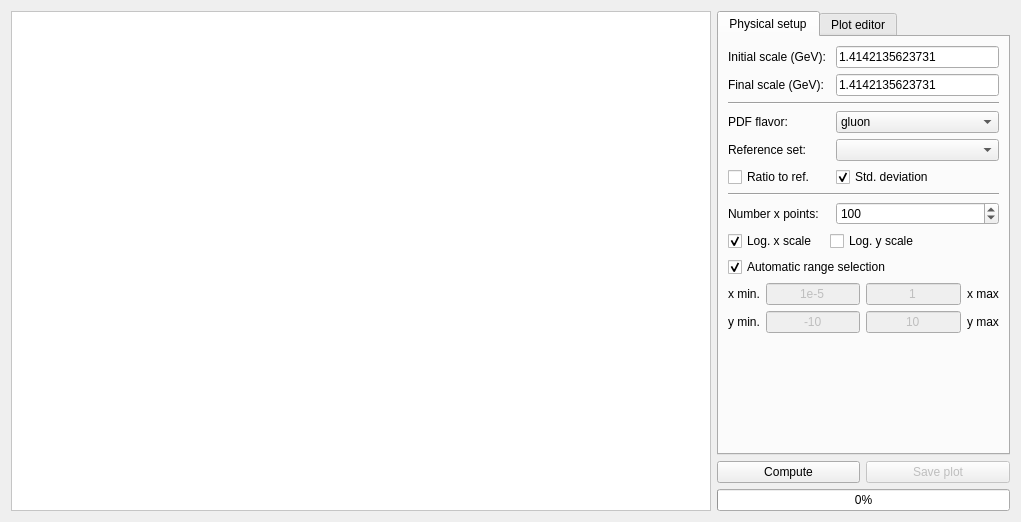
<?xml version="1.0" encoding="UTF-8"?>
<ui version="4.0">
 <class>PlotComparison</class>
 <widget class="QWidget" name="PlotComparison">
  <property name="geometry">
   <rect>
    <x>0</x>
    <y>0</y>
    <width>1021</width>
    <height>518</height>
   </rect>
  </property>
  <property name="windowTitle">
   <string>PDF Comparison</string>
  </property>
  <property name="windowIcon">
   <iconset resource="../resources/resource.qrc">
    <normaloff>:/icons/logo.png</normaloff>:/icons/logo.png</iconset>
  </property>
  <layout class="QGridLayout" name="gridLayout">
   <item row="0" column="0" rowspan="3">
    <widget class="QGraphicsView" name="graphicsView">
     <property name="minimumSize">
      <size>
       <width>700</width>
       <height>500</height>
      </size>
     </property>
     <property name="styleSheet">
      <string notr="true">background-image: url(:/images/splash.png);
background-repeat: no;
background-position: center;
background-color: rgb(255, 255, 255);</string>
     </property>
    </widget>
   </item>
   <item row="0" column="1" colspan="2">
    <widget class="QTabWidget" name="tabWidget">
     <property name="currentIndex">
      <number>0</number>
     </property>
     <widget class="QWidget" name="tab">
      <attribute name="title">
       <string>Physical setup</string>
      </attribute>
      <layout class="QGridLayout" name="gridLayout_3">
       <item row="0" column="0" colspan="2">
        <widget class="QLabel" name="label">
         <property name="text">
          <string>Initial scale (GeV):</string>
         </property>
        </widget>
       </item>
       <item row="0" column="2">
        <widget class="QLineEdit" name="Qi">
         <property name="text">
          <string>1.4142135623731</string>
         </property>
        </widget>
       </item>
       <item row="1" column="0">
        <widget class="QLabel" name="label_2">
         <property name="text">
          <string>Final scale (GeV):</string>
         </property>
        </widget>
       </item>
       <item row="1" column="2">
        <widget class="QLineEdit" name="Qf">
         <property name="text">
          <string>1.4142135623731</string>
         </property>
        </widget>
       </item>
       <item row="2" column="0" colspan="3">
        <widget class="Line" name="line">
         <property name="orientation">
          <enum>Qt::Horizontal</enum>
         </property>
        </widget>
       </item>
       <item row="3" column="0">
        <widget class="QLabel" name="label_3">
         <property name="text">
          <string>PDF flavor:</string>
         </property>
        </widget>
       </item>
       <item row="3" column="2">
        <widget class="QComboBox" name="PDFflavor">
         <property name="currentIndex">
          <number>6</number>
         </property>
         <item>
          <property name="text">
           <string>tbar</string>
          </property>
         </item>
         <item>
          <property name="text">
           <string>bbar</string>
          </property>
         </item>
         <item>
          <property name="text">
           <string>cbar</string>
          </property>
         </item>
         <item>
          <property name="text">
           <string>sbar</string>
          </property>
         </item>
         <item>
          <property name="text">
           <string>ubar</string>
          </property>
         </item>
         <item>
          <property name="text">
           <string>dbar</string>
          </property>
         </item>
         <item>
          <property name="text">
           <string>gluon</string>
          </property>
         </item>
         <item>
          <property name="text">
           <string>d</string>
          </property>
         </item>
         <item>
          <property name="text">
           <string>u</string>
          </property>
         </item>
         <item>
          <property name="text">
           <string>s</string>
          </property>
         </item>
         <item>
          <property name="text">
           <string>c</string>
          </property>
         </item>
         <item>
          <property name="text">
           <string>b</string>
          </property>
         </item>
         <item>
          <property name="text">
           <string>t</string>
          </property>
         </item>
         <item>
          <property name="text">
           <string>photon</string>
          </property>
         </item>
         <item>
          <property name="text">
           <string>Sigma</string>
          </property>
         </item>
         <item>
          <property name="text">
           <string>V</string>
          </property>
         </item>
         <item>
          <property name="text">
           <string>V3</string>
          </property>
         </item>
         <item>
          <property name="text">
           <string>V8</string>
          </property>
         </item>
         <item>
          <property name="text">
           <string>V15</string>
          </property>
         </item>
         <item>
          <property name="text">
           <string>V24</string>
          </property>
         </item>
         <item>
          <property name="text">
           <string>V35</string>
          </property>
         </item>
         <item>
          <property name="text">
           <string>T3</string>
          </property>
         </item>
         <item>
          <property name="text">
           <string>T8</string>
          </property>
         </item>
         <item>
          <property name="text">
           <string>T15</string>
          </property>
         </item>
         <item>
          <property name="text">
           <string>T24</string>
          </property>
         </item>
         <item>
          <property name="text">
           <string>T35</string>
          </property>
         </item>
         <item>
          <property name="text">
           <string>DeltaS</string>
          </property>
         </item>
         <item>
          <property name="text">
           <string>u+</string>
          </property>
         </item>
         <item>
          <property name="text">
           <string>u-</string>
          </property>
         </item>
         <item>
          <property name="text">
           <string>d+</string>
          </property>
         </item>
         <item>
          <property name="text">
           <string>d-</string>
          </property>
         </item>
         <item>
          <property name="text">
           <string>s+</string>
          </property>
         </item>
         <item>
          <property name="text">
           <string>s-</string>
          </property>
         </item>
         <item>
          <property name="text">
           <string>c+</string>
          </property>
         </item>
         <item>
          <property name="text">
           <string>c-</string>
          </property>
         </item>
         <item>
          <property name="text">
           <string>b+</string>
          </property>
         </item>
         <item>
          <property name="text">
           <string>b-</string>
          </property>
         </item>
         <item>
          <property name="text">
           <string>t+</string>
          </property>
         </item>
         <item>
          <property name="text">
           <string>t-</string>
          </property>
         </item>
        </widget>
       </item>
       <item row="7" column="0" colspan="3">
        <widget class="Line" name="line_2">
         <property name="orientation">
          <enum>Qt::Horizontal</enum>
         </property>
        </widget>
       </item>
       <item row="8" column="0" colspan="2">
        <widget class="QLabel" name="label_9">
         <property name="text">
          <string>Number x points:</string>
         </property>
        </widget>
       </item>
       <item row="8" column="2">
        <widget class="QSpinBox" name="xpoints">
         <property name="minimum">
          <number>10</number>
         </property>
         <property name="maximum">
          <number>1000000000</number>
         </property>
         <property name="value">
          <number>100</number>
         </property>
        </widget>
       </item>
       <item row="10" column="0" colspan="3">
        <widget class="QCheckBox" name="automaticrange">
         <property name="layoutDirection">
          <enum>Qt::LeftToRight</enum>
         </property>
         <property name="text">
          <string>Automatic range selection</string>
         </property>
         <property name="checked">
          <bool>true</bool>
         </property>
        </widget>
       </item>
       <item row="11" column="0" colspan="3">
        <layout class="QGridLayout" name="gridLayout_2">
         <item row="0" column="0">
          <widget class="QLabel" name="label_5">
           <property name="text">
            <string>x min.</string>
           </property>
          </widget>
         </item>
         <item row="0" column="1">
          <widget class="QLineEdit" name="xmin">
           <property name="enabled">
            <bool>false</bool>
           </property>
           <property name="text">
            <string>1e-5</string>
           </property>
           <property name="alignment">
            <set>Qt::AlignCenter</set>
           </property>
          </widget>
         </item>
         <item row="0" column="2">
          <widget class="QLineEdit" name="xmax">
           <property name="enabled">
            <bool>false</bool>
           </property>
           <property name="text">
            <string>1</string>
           </property>
           <property name="alignment">
            <set>Qt::AlignCenter</set>
           </property>
          </widget>
         </item>
         <item row="0" column="3">
          <widget class="QLabel" name="label_6">
           <property name="text">
            <string>x max</string>
           </property>
          </widget>
         </item>
         <item row="1" column="0">
          <widget class="QLabel" name="label_8">
           <property name="text">
            <string>y min.</string>
           </property>
          </widget>
         </item>
         <item row="1" column="1">
          <widget class="QLineEdit" name="ymin">
           <property name="enabled">
            <bool>false</bool>
           </property>
           <property name="text">
            <string>-10</string>
           </property>
           <property name="alignment">
            <set>Qt::AlignCenter</set>
           </property>
          </widget>
         </item>
         <item row="1" column="2">
          <widget class="QLineEdit" name="ymax">
           <property name="enabled">
            <bool>false</bool>
           </property>
           <property name="text">
            <string>10</string>
           </property>
           <property name="alignment">
            <set>Qt::AlignCenter</set>
           </property>
          </widget>
         </item>
         <item row="1" column="3">
          <widget class="QLabel" name="label_7">
           <property name="text">
            <string>y max</string>
           </property>
          </widget>
         </item>
        </layout>
       </item>
       <item row="4" column="0">
        <widget class="QLabel" name="label_4">
         <property name="text">
          <string>Reference set:</string>
         </property>
        </widget>
       </item>
       <item row="6" column="2">
        <widget class="QCheckBox" name="stddev">
         <property name="text">
          <string>Std. deviation</string>
         </property>
         <property name="checked">
          <bool>true</bool>
         </property>
        </widget>
       </item>
       <item row="4" column="2">
        <widget class="QComboBox" name="referenceSet"/>
       </item>
       <item row="12" column="0">
        <spacer name="verticalSpacer_2">
         <property name="orientation">
          <enum>Qt::Vertical</enum>
         </property>
         <property name="sizeHint" stdset="0">
          <size>
           <width>20</width>
           <height>40</height>
          </size>
         </property>
        </spacer>
       </item>
       <item row="6" column="0">
        <widget class="QCheckBox" name="ratio">
         <property name="text">
          <string>Ratio to ref.</string>
         </property>
        </widget>
       </item>
       <item row="9" column="0">
        <widget class="QCheckBox" name="logx">
         <property name="layoutDirection">
          <enum>Qt::LeftToRight</enum>
         </property>
         <property name="text">
          <string>Log. x scale</string>
         </property>
         <property name="checked">
          <bool>true</bool>
         </property>
        </widget>
       </item>
       <item row="9" column="1" colspan="2">
        <widget class="QCheckBox" name="logy">
         <property name="layoutDirection">
          <enum>Qt::LeftToRight</enum>
         </property>
         <property name="text">
          <string>Log. y scale</string>
         </property>
        </widget>
       </item>
      </layout>
     </widget>
     <widget class="QWidget" name="tab_2">
      <attribute name="title">
       <string>Plot editor</string>
      </attribute>
      <layout class="QGridLayout" name="gridLayout_4">
       <item row="3" column="0" colspan="2">
        <widget class="QLineEdit" name="xtitle"/>
       </item>
       <item row="0" column="0">
        <widget class="QLabel" name="label_10">
         <property name="text">
          <string>Plot Title:</string>
         </property>
        </widget>
       </item>
       <item row="2" column="0">
        <widget class="QLabel" name="label_11">
         <property name="text">
          <string>X axis label:</string>
         </property>
        </widget>
       </item>
       <item row="4" column="0">
        <widget class="QLabel" name="label_12">
         <property name="text">
          <string>Y axis label:</string>
         </property>
        </widget>
       </item>
       <item row="6" column="0" colspan="2">
        <widget class="Line" name="line_3">
         <property name="orientation">
          <enum>Qt::Horizontal</enum>
         </property>
        </widget>
       </item>
       <item row="1" column="0" colspan="2">
        <widget class="QLineEdit" name="title"/>
       </item>
       <item row="7" column="1">
        <spacer name="verticalSpacer">
         <property name="orientation">
          <enum>Qt::Vertical</enum>
         </property>
         <property name="sizeHint" stdset="0">
          <size>
           <width>20</width>
           <height>59</height>
          </size>
         </property>
        </spacer>
       </item>
       <item row="5" column="0" colspan="2">
        <widget class="QLineEdit" name="ytitle"/>
       </item>
      </layout>
     </widget>
    </widget>
   </item>
   <item row="1" column="1">
    <widget class="QPushButton" name="playButton">
     <property name="styleSheet">
      <string notr="true"/>
     </property>
     <property name="text">
      <string>Compute</string>
     </property>
     <property name="icon">
      <iconset resource="../resources/resource.qrc">
       <normaloff>:/images/StepForwardNormalBlue.png</normaloff>:/images/StepForwardNormalBlue.png</iconset>
     </property>
     <property name="iconSize">
      <size>
       <width>32</width>
       <height>32</height>
      </size>
     </property>
    </widget>
   </item>
   <item row="1" column="2">
    <widget class="QPushButton" name="saveButton">
     <property name="enabled">
      <bool>false</bool>
     </property>
     <property name="styleSheet">
      <string notr="true"/>
     </property>
     <property name="text">
      <string>Save plot</string>
     </property>
     <property name="icon">
      <iconset resource="../resources/resource.qrc">
       <normaloff>:/images/save-32x32.png</normaloff>:/images/save-32x32.png</iconset>
     </property>
     <property name="iconSize">
      <size>
       <width>32</width>
       <height>32</height>
      </size>
     </property>
    </widget>
   </item>
   <item row="2" column="1" colspan="2">
    <widget class="QProgressBar" name="progressBar">
     <property name="value">
      <number>0</number>
     </property>
     <property name="textVisible">
      <bool>true</bool>
     </property>
     <property name="orientation">
      <enum>Qt::Horizontal</enum>
     </property>
     <property name="invertedAppearance">
      <bool>false</bool>
     </property>
    </widget>
   </item>
  </layout>
 </widget>
 <resources>
  <include location="../resources/resource.qrc"/>
 </resources>
 <connections/>
</ui>
